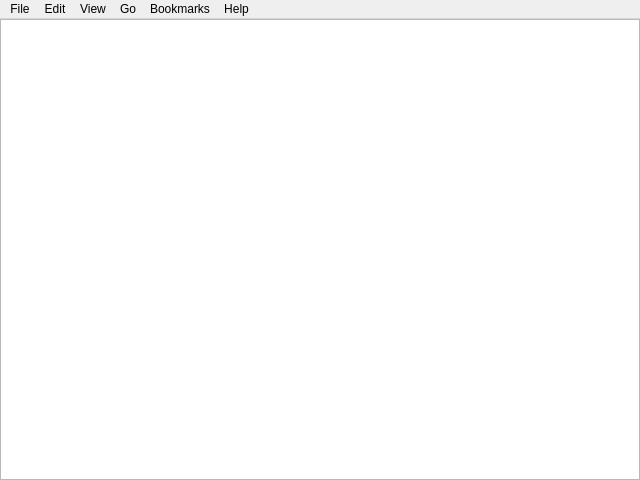
<?xml version="1.0" encoding="UTF-8"?>
<ui version="4.0">
 <class>RLC_COGMainWindow</class>
 <widget class="QMainWindow" name="SPMQMainWindow">
  <property name="geometry">
   <rect>
    <x>0</x>
    <y>0</y>
    <width>640</width>
    <height>480</height>
   </rect>
  </property>
  <property name="windowTitle">
   <string>RLC Cut Out Gui</string>
  </property>
  <widget class="QWidget" name="centralwidget">
   <layout class="QGridLayout" name="gridLayout">
    <property name="margin" stdset="0">
     <number>0</number>
    </property>
    <property name="spacing">
     <number>0</number>
    </property>
    <item row="0" column="0">
     <widget class="QTableView" name="tableView"/>
    </item>
   </layout>
  </widget>
  <widget class="QMenuBar" name="menubar">
   <property name="geometry">
    <rect>
     <x>0</x>
     <y>0</y>
     <width>640</width>
     <height>21</height>
    </rect>
   </property>
   <widget class="QMenu" name="menuFile">
    <property name="title">
     <string>File</string>
    </property>
    <addaction name="actionNew_Tab"/>
    <addaction name="actionNew_Window"/>
    <addaction name="actionCreate_New_Folder"/>
    <addaction name="actionCreate_New_Document"/>
    <addaction name="separator"/>
    <addaction name="actionConnect_to_Server"/>
    <addaction name="separator"/>
    <addaction name="actionProperties"/>
    <addaction name="separator"/>
    <addaction name="actionClose_All_Windows"/>
    <addaction name="actionClose"/>
   </widget>
   <widget class="QMenu" name="menuEdit">
    <property name="title">
     <string>Edit</string>
    </property>
    <addaction name="actionUndo"/>
    <addaction name="actionRedo"/>
    <addaction name="separator"/>
    <addaction name="actionCut"/>
    <addaction name="actionCopy"/>
    <addaction name="actionPaste"/>
    <addaction name="separator"/>
    <addaction name="actionSelect_All"/>
    <addaction name="actionSelect_Items_Matching"/>
    <addaction name="actionInvert_Selection"/>
    <addaction name="separator"/>
    <addaction name="actionDuplicate"/>
    <addaction name="actionMake_Links"/>
    <addaction name="actionRename"/>
    <addaction name="actionCopy_to"/>
    <addaction name="separator"/>
    <addaction name="actionMove_to_Trash"/>
    <addaction name="separator"/>
    <addaction name="actionPreferences"/>
   </widget>
   <widget class="QMenu" name="menuView">
    <property name="title">
     <string>View</string>
    </property>
    <addaction name="actionStop"/>
    <addaction name="actionReload"/>
    <addaction name="separator"/>
    <addaction name="actionSidebar"/>
    <addaction name="actionMain_Toolbar"/>
    <addaction name="actionStatusbar"/>
    <addaction name="actionExtra_Pane"/>
    <addaction name="separator"/>
    <addaction name="actionReset_View_to_Defaults"/>
    <addaction name="actionShow_Hidden_Files"/>
    <addaction name="separator"/>
    <addaction name="actionArrange_Items"/>
    <addaction name="actionOrganize_by_Name"/>
    <addaction name="separator"/>
    <addaction name="actionZoom_In"/>
    <addaction name="actionZoom_Out"/>
    <addaction name="actionNormal_Size"/>
    <addaction name="separator"/>
    <addaction name="actionIcons"/>
    <addaction name="actionList"/>
    <addaction name="actionCompact"/>
   </widget>
   <widget class="QMenu" name="menuGo">
    <property name="title">
     <string>Go</string>
    </property>
    <addaction name="actionOpen_Parent"/>
    <addaction name="actionBack"/>
    <addaction name="actionForward"/>
    <addaction name="actionSame_Location_as_Other_Pane"/>
    <addaction name="separator"/>
    <addaction name="actionHome"/>
    <addaction name="actionComputer"/>
    <addaction name="actionTemplates"/>
    <addaction name="actionTrash"/>
    <addaction name="actionNetwork"/>
    <addaction name="actionLocation"/>
    <addaction name="actionSearch_for_Files"/>
   </widget>
   <widget class="QMenu" name="menuBookmarks">
    <property name="title">
     <string>Bookmarks</string>
    </property>
    <addaction name="actionAdd_Bookmark"/>
    <addaction name="actionEdit_Bookmarks"/>
    <addaction name="separator"/>
   </widget>
   <widget class="QMenu" name="menuHelp">
    <property name="title">
     <string>Help</string>
    </property>
    <addaction name="actionAll_Topics"/>
    <addaction name="actionSearch_for_Files_2"/>
    <addaction name="actionSort_files_and_folders"/>
    <addaction name="actionFind_a_lost_file"/>
    <addaction name="actionShare_and_transfer_files"/>
    <addaction name="separator"/>
    <addaction name="actionAbout"/>
   </widget>
   <addaction name="menuFile"/>
   <addaction name="menuEdit"/>
   <addaction name="menuView"/>
   <addaction name="menuGo"/>
   <addaction name="menuBookmarks"/>
   <addaction name="menuHelp"/>
  </widget>
  <action name="actionNew_Tab">
   <property name="text">
    <string>New Tab</string>
   </property>
  </action>
  <action name="actionNew_Window">
   <property name="text">
    <string>New Window</string>
   </property>
  </action>
  <action name="actionCreate_New_Folder">
   <property name="text">
    <string>Create New Folder</string>
   </property>
  </action>
  <action name="actionCreate_New_Document">
   <property name="text">
    <string>Create New Document</string>
   </property>
  </action>
  <action name="actionConnect_to_Server">
   <property name="text">
    <string>Connect to Server...</string>
   </property>
  </action>
  <action name="actionProperties">
   <property name="text">
    <string>Properties</string>
   </property>
  </action>
  <action name="actionClose_All_Windows">
   <property name="text">
    <string>Close All Windows</string>
   </property>
  </action>
  <action name="actionClose">
   <property name="text">
    <string>Close</string>
   </property>
  </action>
  <action name="actionUndo">
   <property name="text">
    <string>Undo</string>
   </property>
  </action>
  <action name="actionRedo">
   <property name="text">
    <string>Redo</string>
   </property>
  </action>
  <action name="actionCut">
   <property name="text">
    <string>Cut</string>
   </property>
  </action>
  <action name="actionCopy">
   <property name="text">
    <string>Copy</string>
   </property>
  </action>
  <action name="actionPaste">
   <property name="text">
    <string>Paste</string>
   </property>
  </action>
  <action name="actionSelect_All">
   <property name="text">
    <string>Select All</string>
   </property>
  </action>
  <action name="actionSelect_Items_Matching">
   <property name="text">
    <string>Select Items Matching...</string>
   </property>
  </action>
  <action name="actionInvert_Selection">
   <property name="text">
    <string>Invert Selection</string>
   </property>
  </action>
  <action name="actionDuplicate">
   <property name="text">
    <string>Duplicate</string>
   </property>
  </action>
  <action name="actionMake_Links">
   <property name="text">
    <string>Make Links</string>
   </property>
  </action>
  <action name="actionRename">
   <property name="text">
    <string>Rename...</string>
   </property>
  </action>
  <action name="actionCopy_to">
   <property name="text">
    <string>Copy to</string>
   </property>
  </action>
  <action name="actionMove_to_Trash">
   <property name="text">
    <string>Move to Trash</string>
   </property>
  </action>
  <action name="actionPreferences">
   <property name="text">
    <string>Preferences</string>
   </property>
  </action>
  <action name="actionStop">
   <property name="text">
    <string>Stop</string>
   </property>
  </action>
  <action name="actionReload">
   <property name="text">
    <string>Reload</string>
   </property>
  </action>
  <action name="actionSidebar">
   <property name="checkable">
    <bool>true</bool>
   </property>
   <property name="text">
    <string>Sidebar</string>
   </property>
  </action>
  <action name="actionMain_Toolbar">
   <property name="checkable">
    <bool>true</bool>
   </property>
   <property name="text">
    <string>Main Toolbar</string>
   </property>
  </action>
  <action name="actionStatusbar">
   <property name="checkable">
    <bool>true</bool>
   </property>
   <property name="text">
    <string>Statusbar</string>
   </property>
  </action>
  <action name="actionExtra_Pane">
   <property name="text">
    <string>Extra Pane</string>
   </property>
  </action>
  <action name="actionReset_View_to_Defaults">
   <property name="text">
    <string>Reset View to Defaults</string>
   </property>
  </action>
  <action name="actionShow_Hidden_Files">
   <property name="text">
    <string>Show Hidden Files</string>
   </property>
  </action>
  <action name="actionArrange_Items">
   <property name="text">
    <string>Arrange Items</string>
   </property>
  </action>
  <action name="actionOrganize_by_Name">
   <property name="text">
    <string>Organize by Name</string>
   </property>
  </action>
  <action name="actionZoom_In">
   <property name="text">
    <string>Zoom In</string>
   </property>
  </action>
  <action name="actionZoom_Out">
   <property name="text">
    <string>Zoom Out</string>
   </property>
  </action>
  <action name="actionNormal_Size">
   <property name="text">
    <string>Normal Size</string>
   </property>
  </action>
  <action name="actionIcons">
   <property name="text">
    <string>Icons</string>
   </property>
  </action>
  <action name="actionList">
   <property name="text">
    <string>List</string>
   </property>
  </action>
  <action name="actionCompact">
   <property name="text">
    <string>Compact</string>
   </property>
  </action>
  <action name="actionOpen_Parent">
   <property name="text">
    <string>Open Parent</string>
   </property>
  </action>
  <action name="actionBack">
   <property name="text">
    <string>Back</string>
   </property>
  </action>
  <action name="actionForward">
   <property name="text">
    <string>Forward</string>
   </property>
  </action>
  <action name="actionSame_Location_as_Other_Pane">
   <property name="text">
    <string>Same Location as Other Pane</string>
   </property>
  </action>
  <action name="actionHome">
   <property name="text">
    <string>Home</string>
   </property>
  </action>
  <action name="actionComputer">
   <property name="text">
    <string>Computer</string>
   </property>
  </action>
  <action name="actionTemplates">
   <property name="text">
    <string>Templates</string>
   </property>
  </action>
  <action name="actionTrash">
   <property name="text">
    <string>Trash</string>
   </property>
  </action>
  <action name="actionNetwork">
   <property name="text">
    <string>Network</string>
   </property>
  </action>
  <action name="actionLocation">
   <property name="text">
    <string>Location...</string>
   </property>
  </action>
  <action name="actionSearch_for_Files">
   <property name="text">
    <string>Search for Files...</string>
   </property>
  </action>
  <action name="actionAdd_Bookmark">
   <property name="text">
    <string>Add Bookmark</string>
   </property>
  </action>
  <action name="actionEdit_Bookmarks">
   <property name="text">
    <string>Edit Bookmarks...</string>
   </property>
  </action>
  <action name="actionAll_Topics">
   <property name="text">
    <string>All Topics</string>
   </property>
  </action>
  <action name="actionSearch_for_Files_2">
   <property name="text">
    <string>Search for Files</string>
   </property>
  </action>
  <action name="actionSort_files_and_folders">
   <property name="text">
    <string>Sort files and folders</string>
   </property>
  </action>
  <action name="actionFind_a_lost_file">
   <property name="text">
    <string>Find a lost file</string>
   </property>
  </action>
  <action name="actionShare_and_transfer_files">
   <property name="text">
    <string>Share and transfer files</string>
   </property>
  </action>
  <action name="actionAbout">
   <property name="text">
    <string>About</string>
   </property>
  </action>
 </widget>
 <resources/>
 <connections/>
</ui>
